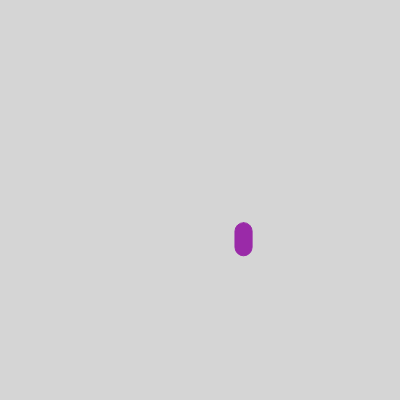
Frame 1 (no input)
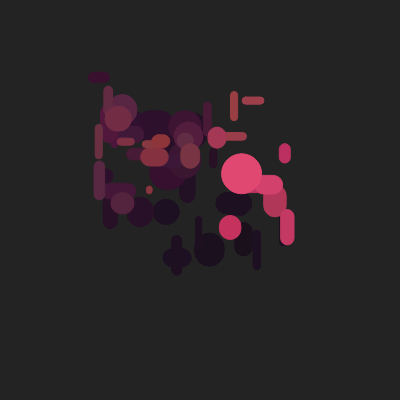
Frame 60 (no input)
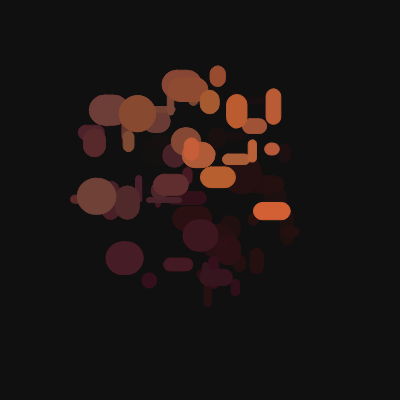
Frame 120 (the mouse pressed at the canvas centre since frame 60)

The p5.js sketch that drew these frames (run headless with seeded random() and noise() and a simulated clock; from frame 60 on, the mouse is pressed at the canvas centre):

// p5.js sketch
// ── sketch.js

let r;
let g;
let b;

function setup() {
  createCanvas(400, 400);
  background(220);
  
  r = random(225);
  g = random(225);
  b = random(225);
  
}

function draw() {
  background(0,8);
  fill(0,150,300);
  rectMode(CENTER);
 
  let mx=noise(frameCount/30)*width;
  let my=noise(frameCount/35)*height;

  let w=random(5,40);
  let h=random(5,40);
  let x=random(-50,50);
  let y=random(-50,50);
  
  r += random(-10,10) ;
  g += random(-10,10);
  b += random(-10,10);
  
  r = constrain(r, 0, 225)
  g = constrain(g, 0, 225)
  b = constrain(b, 0, 225)
  
  fill(r, g, b);
  stroke(r, g, b);
 
  let a=noise(frameCount/150)*TWO_PI;

  translate(mx, my);
  rect(x, y, w, h, r, g, b);
  
}
